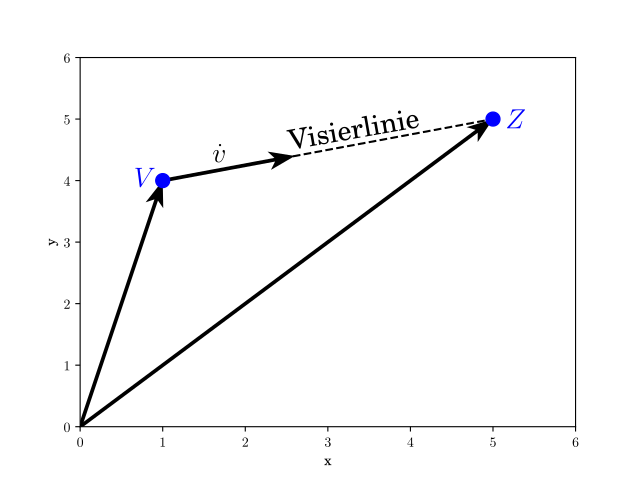

Recreate this plot in Python.
# -*- coding: utf-8 -*-
"""
Created on Fri Jul 29 09:40:11 2022

@author: yanik
"""
import pylatex

import numpy as np
import matplotlib.pyplot as plt

N = np.array([0, 0])
V = np.array([1, 4])
Z = np.array([5, 5])
VZ = Z-V
vzScale = 0.4


a = [N, N, V]
b = [V, Z, vzScale*VZ]

X = np.array([i[0] for i in a])
Y = np.array([i[1] for i in a])
U = np.array([i[0] for i in b])
W = np.array([i[1] for i in b])

xlim = 6
ylim = 6
fig, ax = plt.subplots(1,1)
ax.set_xlim([0, xlim]) #<-- set the x axis limits
ax.set_ylim([0, ylim]) #<-- set the y axis limits
#plt.figure(figsize=(xlim, ylim))
ax.quiver(X, Y, U, W, angles='xy', scale_units='xy', scale=1, headwidth=5, headlength=7, headaxislength=5.5)

ax.plot([V[0], (VZ+V)[0]], [V[1], (VZ+V)[1]], 'k--')
ax.plot(np.vstack([V, Z])[:, 0], np.vstack([V, Z])[:,1], 'bo', markersize=10)
ax.set_xlabel("x")
ax.set_ylabel("y")

ax.text(2.5, 4.5, "Visierlinie", size=20, rotation=10)

plt.rcParams.update({
    "text.usetex": True,
    "font.family": "serif",
    "font.serif": ["New Century Schoolbook"],
})

ax.text(1.6, 4.3, r"$\dot{v}$", size=20)
ax.text(0.65, 3.9, r"$V$", size=20, c='b')
ax.text(5.15, 4.85, r"$Z$", size=20, c='b')
